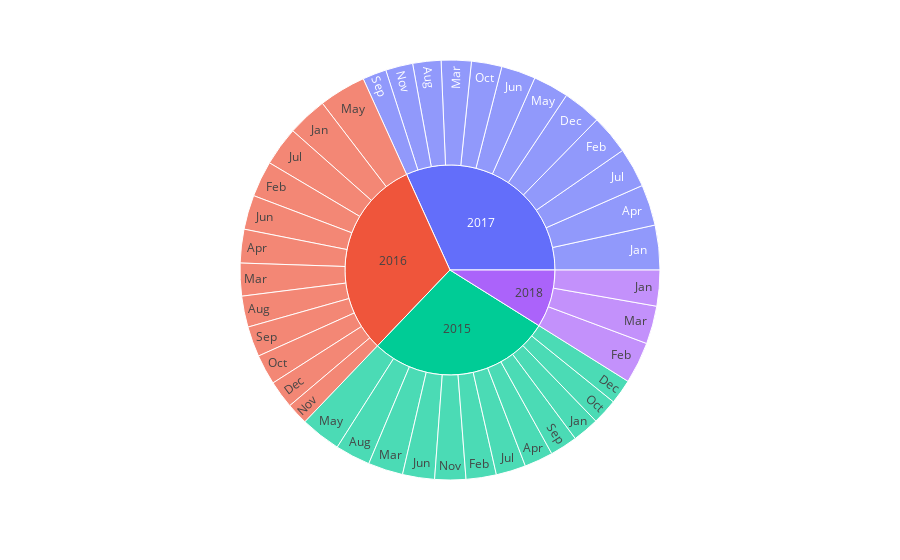

Notebook code for this chart:
### Code cell
# Create sunburst chart
fig = px.sunburst(MoM_avo, path=['Year', 'Month'], values='Total Volume')

fig.show()

### Figure 1 — Plotly figure (JSON) as saved in the notebook; plotly's stock layout.template omitted (floating-point values rounded to 4 significant figures)
{"data": [{"branchvalues": "total", "domain": {"x": [0, 1], "y": [0, 1]}, "hoverlabel": {"namelength": 0}, "hovertemplate": "labels=%{label}<br>Total Volume=%{value}<br>parent=%{parent}<br>id=%{id}", "ids": ["2015/Apr", "2016/Apr", "2017/Apr", "2015/Aug", "2016/Aug", "2017/Aug", "2015/Dec", "2016/Dec", "2017/Dec", "2015/Feb", "2016/Feb", "2017/Feb", "2018/Feb", "2015/Jan", "2016/Jan", "2017/Jan", "2018/Jan", "2015/Jul", "2016/Jul", "2017/Jul", "2015/Jun", "2016/Jun", "2017/Jun", "2015/Mar", "2016/Mar", "2017/Mar", "2018/Mar", "2015/May", "2016/May", "2017/May", "2015/Nov", "2016/Nov", "2017/Nov", "2015/Oct", "2016/Oct", "2017/Oct", "2015/Sep", "2016/Sep", "2017/Sep", "2015", "2016", "2017", "2018"], "labels": ["Apr", "Apr", "Apr", "Aug", "Aug", "Aug", "Dec", "Dec", "Dec", "Feb", "Feb", "Feb", "Feb", "Jan", "Jan", "Jan", "Jan", "Jul", "Jul", "Jul", "Jun", "Jun", "Jun", "Mar", "Mar", "Mar", "Mar", "May", "May", "May", "Nov", "Nov", "Nov", "Oct", "Oct", "Oct", "Sep", "Sep", "Sep", "2015", "2016", "2017", "2018"], "name": "", "parents": ["2015", "2016", "2017", "2015", "2016", "2017", "2015", "2016", "2017", "2015", "2016", "2017", "2018", "2015", "2016", "2017", "2018", "2015", "2016", "2017", "2015", "2016", "2017", "2015", "2016", "2017", "2018", "2015", "2016", "2017", "2015", "2016", "2017", "2015", "2016", "2017", "2015", "2016", "2017", "", "", "", ""], "type": "sunburst", "values": [213600000.0, 249900000.0, 304500000.0, 261100000.0, 230900000.0, 210100000.0, 184600000.0, 206500000.0, 285800000.0, 225100000.0, 267100000.0, 293300000.0, 309400000.0, 197600000.0, 296300000.0, 331900000.0, 267000000.0, 221600000.0, 290500000.0, 294900000.0, 237500000.0, 255300000.0, 255300000.0, 259800000.0, 243500000.0, 223200000.0, 282700000.0, 301000000.0, 349400000.0, 265100000.0, 230700000.0, 162300000.0, 202200000.0, 190500000.0, 224400000.0, 226100000.0, 205000000.0, 225600000.0, 177200000.0, 2728000000.0, 3002000000.0, 3070000000.0, 859100000.0]}], "layout": {"legend": {"tracegroupgap": 0}, "margin": {"t": 60}}}
